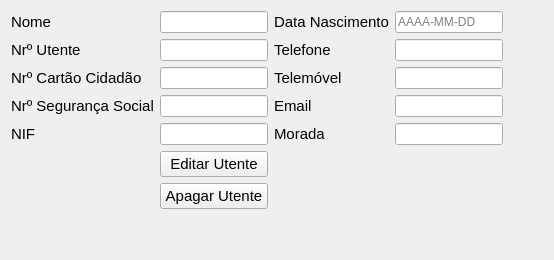
          <widget class="QWidget" name="editar_utente">
           <attribute name="title">
            <string>Editar Utente</string>
           </attribute>
           <layout class="QGridLayout" name="gridLayout_9">
            <item row="0" column="0">
             <layout class="QFormLayout" name="formLayout_3">
              <item row="0" column="0">
               <widget class="QLabel" name="label_18">
                <property name="font">
                 <font>
                  <family>Segoe UI</family>
                  <pointsize>11</pointsize>
                 </font>
                </property>
                <property name="text">
                 <string>Nome</string>
                </property>
               </widget>
              </item>
              <item row="0" column="1">
               <widget class="QLineEdit" name="editPatientName"/>
              </item>
              <item row="1" column="0">
               <widget class="QLabel" name="label_16">
                <property name="font">
                 <font>
                  <family>Segoe UI</family>
                  <pointsize>11</pointsize>
                 </font>
                </property>
                <property name="text">
                 <string>Nrº Utente</string>
                </property>
               </widget>
              </item>
              <item row="1" column="1">
               <widget class="QLineEdit" name="editPatientNumber"/>
              </item>
              <item row="2" column="0">
               <widget class="QLabel" name="label_15">
                <property name="font">
                 <font>
                  <family>Segoe UI</family>
                  <pointsize>11</pointsize>
                 </font>
                </property>
                <property name="text">
                 <string>Nrº Cartão Cidadão</string>
                </property>
               </widget>
              </item>
              <item row="2" column="1">
               <widget class="QLineEdit" name="editPatientIDNr">
                <property name="text">
                 <string/>
                </property>
               </widget>
              </item>
              <item row="3" column="0">
               <widget class="QLabel" name="label_20">
                <property name="font">
                 <font>
                  <family>Segoe UI</family>
                  <pointsize>11</pointsize>
                 </font>
                </property>
                <property name="text">
                 <string>Nrº Segurança Social</string>
                </property>
               </widget>
              </item>
              <item row="3" column="1">
               <widget class="QLineEdit" name="editPatientSocialNr"/>
              </item>
              <item row="4" column="0">
               <widget class="QLabel" name="label_19">
                <property name="font">
                 <font>
                  <family>Segoe UI</family>
                  <pointsize>11</pointsize>
                 </font>
                </property>
                <property name="text">
                 <string>NIF</string>
                </property>
               </widget>
              </item>
              <item row="4" column="1">
               <widget class="QLineEdit" name="editPatientNIF"/>
              </item>
              <item row="5" column="1">
               <widget class="QPushButton" name="editPatient">
                <property name="font">
                 <font>
                  <family>Segoe UI</family>
                  <pointsize>11</pointsize>
                 </font>
                </property>
                <property name="text">
                 <string>Editar Utente</string>
                </property>
               </widget>
              </item>
              <item row="6" column="1">
               <widget class="QPushButton" name="deletePatient">
                <property name="font">
                 <font>
                  <family>Segoe UI</family>
                  <pointsize>11</pointsize>
                 </font>
                </property>
                <property name="text">
                 <string>Apagar Utente</string>
                </property>
               </widget>
              </item>
             </layout>
            </item>
            <item row="1" column="0">
             <spacer name="verticalSpacer_2">
              <property name="orientation">
               <enum>Qt::Vertical</enum>
              </property>
              <property name="sizeHint" stdset="0">
               <size>
                <width>20</width>
                <height>40</height>
               </size>
              </property>
             </spacer>
            </item>
            <item row="0" column="2">
             <spacer name="horizontalSpacer_3">
              <property name="orientation">
               <enum>Qt::Horizontal</enum>
              </property>
              <property name="sizeHint" stdset="0">
               <size>
                <width>40</width>
                <height>20</height>
               </size>
              </property>
             </spacer>
            </item>
            <item row="0" column="1">
             <layout class="QFormLayout" name="formLayout_4">
              <item row="0" column="0">
               <widget class="QLabel" name="label_17">
                <property name="font">
                 <font>
                  <family>Segoe UI</family>
                  <pointsize>11</pointsize>
                 </font>
                </property>
                <property name="text">
                 <string>Data Nascimento</string>
                </property>
               </widget>
              </item>
              <item row="0" column="1">
               <widget class="QLineEdit" name="editPatientDate">
                <property name="text">
                 <string/>
                </property>
                <property name="placeholderText">
                 <string>AAAA-MM-DD</string>
                </property>
               </widget>
              </item>
              <item row="1" column="0">
               <widget class="QLabel" name="label_23">
                <property name="font">
                 <font>
                  <family>Segoe UI</family>
                  <pointsize>11</pointsize>
                 </font>
                </property>
                <property name="text">
                 <string>Telefone</string>
                </property>
               </widget>
              </item>
              <item row="1" column="1">
               <widget class="QLineEdit" name="editPatientPhoneNr"/>
              </item>
              <item row="2" column="0">
               <widget class="QLabel" name="label_29">
                <property name="font">
                 <font>
                  <family>Segoe UI</family>
                  <pointsize>11</pointsize>
                 </font>
                </property>
                <property name="text">
                 <string>Telemóvel</string>
                </property>
               </widget>
              </item>
              <item row="2" column="1">
               <widget class="QLineEdit" name="editPatientMobileNr"/>
              </item>
              <item row="3" column="0">
               <widget class="QLabel" name="label_21">
                <property name="font">
                 <font>
                  <family>Segoe UI</family>
                  <pointsize>11</pointsize>
                 </font>
                </property>
                <property name="text">
                 <string>Email</string>
                </property>
               </widget>
              </item>
              <item row="3" column="1">
               <widget class="QLineEdit" name="editPatientEmail"/>
              </item>
              <item row="4" column="0">
               <widget class="QLabel" name="label_26">
                <property name="font">
                 <font>
                  <family>Segoe UI</family>
                  <pointsize>11</pointsize>
                 </font>
                </property>
                <property name="text">
                 <string>Morada</string>
                </property>
               </widget>
              </item>
              <item row="4" column="1">
               <widget class="QLineEdit" name="editPatientAddress">
                <property name="minimumSize">
                 <size>
                  <width>0</width>
                  <height>0</height>
                 </size>
                </property>
                <property name="text">
                 <string/>
                </property>
               </widget>
              </item>
             </layout>
            </item>
           </layout>
          </widget>
